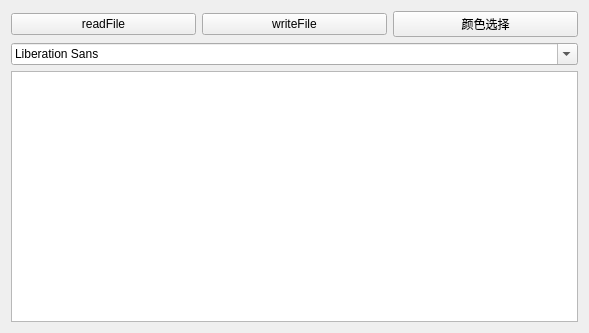
<?xml version="1.0" encoding="UTF-8"?>
<ui version="4.0">
 <class>Qfile_test</class>
 <widget class="QWidget" name="Qfile_test">
  <property name="geometry">
   <rect>
    <x>0</x>
    <y>0</y>
    <width>589</width>
    <height>333</height>
   </rect>
  </property>
  <property name="windowTitle">
   <string>Qfile_test</string>
  </property>
  <layout class="QVBoxLayout" name="verticalLayout">
   <item>
    <layout class="QHBoxLayout" name="horizontalLayout">
     <item>
      <widget class="QPushButton" name="readBt">
       <property name="text">
        <string>readFile</string>
       </property>
      </widget>
     </item>
     <item>
      <widget class="QPushButton" name="writeBt">
       <property name="text">
        <string>writeFile</string>
       </property>
      </widget>
     </item>
     <item>
      <widget class="QPushButton" name="colorBt">
       <property name="text">
        <string>颜色选择</string>
       </property>
      </widget>
     </item>
    </layout>
   </item>
   <item>
    <widget class="QFontComboBox" name="fontChose"/>
   </item>
   <item>
    <widget class="QTextEdit" name="textEdit"/>
   </item>
  </layout>
 </widget>
 <resources/>
 <connections/>
</ui>
